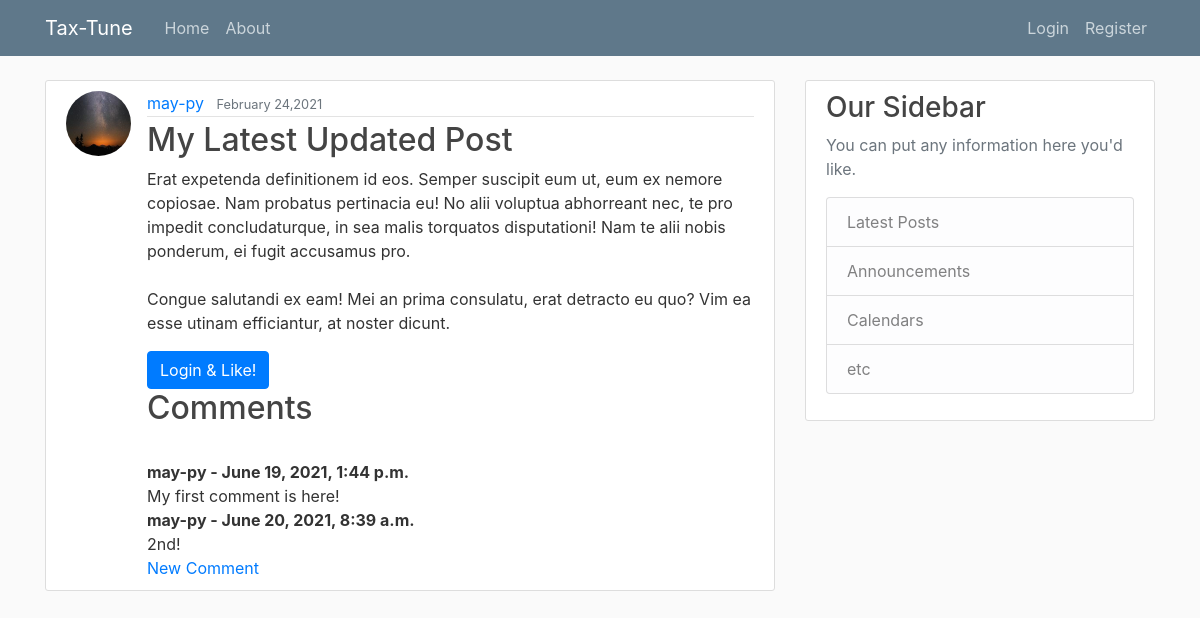
Page /post/33 on the committed database.
### blog/models.py (models this page shows, shortened)
class Post(models.Model):
    title = models.CharField(max_length=100)
    content = models.TextField()
    date_posted = models.DateTimeField(default=timezone.now) #(auto_now=True) or (auto_now_add=True)
    author = models.ForeignKey(User, on_delete=models.CASCADE)
    likes = models.ManyToManyField(User, related_name='likes', blank=True)

class Comment(models.Model):
    post = models.ForeignKey(Post, editable=False ,related_name='comment', on_delete=models.CASCADE)
    name = models.ForeignKey(User ,on_delete=models.CASCADE)
    body = models.TextField(blank=True, null=True)
    date_added = models.DateTimeField(auto_now_add=True)

### users/models.py (models this page shows, shortened)
class Profile(models.Model):
    user = models.OneToOneField(User, on_delete=models.CASCADE)
    image = models.ImageField(default='default.jpg',upload_to='profile_pics')

### blog/views.py (the view)
# urls.py: path('post/<int:pk>', PostDetailView.as_view(), name='post-detail'),
class PostDetailView(DetailView):
    model = Post

### blog/templates/blog/post_detail.html (shortened to what this page needs)
{% extends 'blog/base.html' %}
{% block content %}
    <article class="media content-section">
      <img class="rounded-circle article-img" src="{{object.author.profile.image.url}}">
      <div class="media-body">
        <div class="article-metadata">
          <a class="mr-2" href="{% url 'user-posts' object.author.username %}">{{ object.author }}</a>
          <small class="text-muted">{{ object.date_posted | date:"F d,Y" }}</small>
        </div>
        <h2 class="article-title">{{ object.title }}</h2>
        <p class="article-content">{{ object.content }}</p>
        {% if user.is_authenticated %}
        <form action="{% url 'post-like' post.pk %}" method="POST">
          {% csrf_token %}
          <button type="submit" name="post_id", value="{{ post.id }}", class="btn btn-primary">Like {{ post.total_likes }} </button>
        </form>
        {% else %}
          <a class="btn btn-primary", href="{% url 'login' %}">Login & Like!</a>
        {% endif %}
        <h2>Comments</h2>
        {% if not object.comment.all %}
          Not yet comment <a href="{% url 'comment' post.pk %}">Add one</a>
        {% else %}
          {% for comment in object.comment.all %}
            <br/>
        <strong>{{ comment.name }} - {{ comment.date_added }}</strong> <br/>
        {{ comment.body }}
          {% endfor %}
        <br/>
          <a href="{% url 'comment' post.pk %}">New Comment</a>
        {% endif %}
      </div>
    </article>
{% endblock content %}

### blog/static/blog/main.css (style rules this page uses)
body { background: #fafafa; color: #333333; margin-top: 5rem; }
h1, h2, h3, h4, h5, h6 { color: #444444; }
.content-section { background: #ffffff; padding: 10px 20px; border: 1px solid #dddddd; border-radius: 3px; margin-bottom: 20px; }
.article-title { color: #444444; }
.article-content { white-space: pre-line; }
.article-img { height: 65px; width: 65px; margin-right: 16px; }
.article-metadata { padding-bottom: 1px; margin-bottom: 4px; border-bottom: 1px solid #e3e3e3 }

### rows in the picture
Post: author.profile.image (placeholder picture), author "may-py", date_posted "February 24,2021", title "My Latest Updated Post", content "Erat expetenda definitionem id eos. Semper suscipit eum ut, eum ex nemore copiosae. Nam probatus pertinacia eu! No alii voluptua abhorreant nec, te pro impedit concludaturque, in sea malis torquatos disputationi! Nam te alii nobis ponderum, ei fugit accusamus pro. Congue salutandi ex eam! Mei an prima consulatu, erat detracto eu quo? Vim ea esse utinam efficiantur, at noster dicunt."
Comment: name "may-py", date_added "June 19, 2021, 1:44 p.m.", body "My first comment is here!"
Comment: name "may-py", date_added "June 20, 2021, 8:39 a.m.", body "2nd!"
